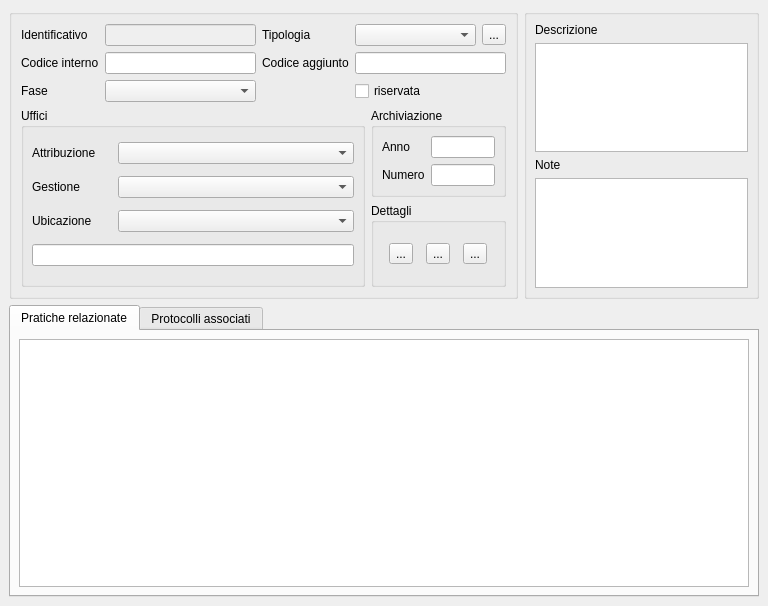
<?xml version="1.0" encoding="UTF-8"?>
<ui version="4.0">
 <class>MainWindow</class>
 <widget class="QMainWindow" name="MainWindow">
  <property name="geometry">
   <rect>
    <x>0</x>
    <y>0</y>
    <width>768</width>
    <height>606</height>
   </rect>
  </property>
  <property name="windowTitle">
   <string>Pratiche</string>
  </property>
  <property name="searchcolumns" stdset="0">
   <string>&gt;idpratica&lt;,&lt;descrizione&gt;</string>
  </property>
  <widget class="QWidget" name="centralwidget">
   <layout class="QGridLayout" name="gridLayout_5">
    <item row="0" column="0">
     <widget class="QGroupBox" name="groupBox_2">
      <property name="minimumSize">
       <size>
        <width>0</width>
        <height>290</height>
       </size>
      </property>
      <property name="maximumSize">
       <size>
        <width>16777215</width>
        <height>290</height>
       </size>
      </property>
      <property name="title">
       <string/>
      </property>
      <layout class="QGridLayout" name="gridLayout_4">
       <item row="0" column="0" colspan="2">
        <layout class="QGridLayout" name="gridLayout_3">
         <item row="0" column="0">
          <widget class="QLabel" name="label">
           <property name="text">
            <string>Identificativo</string>
           </property>
          </widget>
         </item>
         <item row="0" column="1">
          <widget class="QLineEdit" name="lineEdit">
           <property name="enabled">
            <bool>false</bool>
           </property>
           <property name="column" stdset="0">
            <string>idpratica</string>
           </property>
           <property name="search" stdset="0">
            <bool>true</bool>
           </property>
          </widget>
         </item>
         <item row="0" column="2">
          <widget class="QLabel" name="label_4">
           <property name="text">
            <string>Tipologia</string>
           </property>
          </widget>
         </item>
         <item row="0" column="3">
          <layout class="QHBoxLayout" name="horizontalLayout_2">
           <item>
            <widget class="com.axiastudio.pypapi.ui.widgets.PyPaPiComboBox" name="comboBoxTipologia">
             <property name="column" stdset="0">
              <string>tipologiaPratica</string>
             </property>
             <property name="search" stdset="0">
              <bool>true</bool>
             </property>
            </widget>
           </item>
           <item>
            <widget class="QToolButton" name="toolButtonTipologia">
             <property name="text">
              <string>...</string>
             </property>
            </widget>
           </item>
          </layout>
         </item>
         <item row="1" column="0">
          <widget class="QLabel" name="label_5">
           <property name="text">
            <string>Codice interno</string>
           </property>
          </widget>
         </item>
         <item row="1" column="1">
          <widget class="QLineEdit" name="lineEdit_2">
           <property name="text">
            <string/>
           </property>
          </widget>
         </item>
         <item row="1" column="2">
          <widget class="QLabel" name="label_6">
           <property name="text">
            <string>Codice aggiunto</string>
           </property>
          </widget>
         </item>
         <item row="1" column="3">
          <widget class="QLineEdit" name="lineEdit_3"/>
         </item>
         <item row="2" column="0">
          <widget class="QLabel" name="label_7">
           <property name="text">
            <string>Fase</string>
           </property>
          </widget>
         </item>
         <item row="2" column="1">
          <widget class="QComboBox" name="comboBox_2"/>
         </item>
         <item row="2" column="3">
          <widget class="QCheckBox" name="checkBox">
           <property name="text">
            <string>riservata</string>
           </property>
          </widget>
         </item>
        </layout>
       </item>
       <item row="1" column="0" rowspan="2">
        <widget class="QGroupBox" name="groupBox_3">
         <property name="minimumSize">
          <size>
           <width>344</width>
           <height>0</height>
          </size>
         </property>
         <property name="title">
          <string>Uffici</string>
         </property>
         <layout class="QGridLayout" name="gridLayout">
          <property name="margin">
           <number>8</number>
          </property>
          <item row="0" column="0">
           <widget class="QLabel" name="label_8">
            <property name="minimumSize">
             <size>
              <width>80</width>
              <height>0</height>
             </size>
            </property>
            <property name="maximumSize">
             <size>
              <width>80</width>
              <height>16777215</height>
             </size>
            </property>
            <property name="text">
             <string>Attribuzione</string>
            </property>
           </widget>
          </item>
          <item row="0" column="1">
           <widget class="com.axiastudio.pypapi.ui.widgets.PyPaPiComboBox" name="comboBox_3">
            <property name="column" stdset="0">
             <string>attribuzione</string>
            </property>
           </widget>
          </item>
          <item row="1" column="0">
           <widget class="QLabel" name="label_9">
            <property name="minimumSize">
             <size>
              <width>80</width>
              <height>0</height>
             </size>
            </property>
            <property name="maximumSize">
             <size>
              <width>80</width>
              <height>16777215</height>
             </size>
            </property>
            <property name="text">
             <string>Gestione</string>
            </property>
           </widget>
          </item>
          <item row="1" column="1">
           <widget class="com.axiastudio.pypapi.ui.widgets.PyPaPiComboBox" name="comboBox_4">
            <property name="column" stdset="0">
             <string>gestione</string>
            </property>
           </widget>
          </item>
          <item row="2" column="0">
           <widget class="QLabel" name="label_10">
            <property name="minimumSize">
             <size>
              <width>80</width>
              <height>0</height>
             </size>
            </property>
            <property name="maximumSize">
             <size>
              <width>80</width>
              <height>16777215</height>
             </size>
            </property>
            <property name="text">
             <string>Ubicazione</string>
            </property>
           </widget>
          </item>
          <item row="2" column="1">
           <widget class="com.axiastudio.pypapi.ui.widgets.PyPaPiComboBox" name="comboBox_5">
            <property name="column" stdset="0">
             <string>ubicazione</string>
            </property>
           </widget>
          </item>
          <item row="3" column="0" colspan="2">
           <widget class="QLineEdit" name="lineEdit_4">
            <property name="column" stdset="0">
             <string>dettaglioubicazione</string>
            </property>
           </widget>
          </item>
         </layout>
        </widget>
       </item>
       <item row="1" column="1">
        <widget class="QGroupBox" name="groupBox_4">
         <property name="title">
          <string>Archiviazione</string>
         </property>
         <layout class="QGridLayout" name="gridLayout_2">
          <property name="margin">
           <number>8</number>
          </property>
          <item row="0" column="0">
           <widget class="QLabel" name="label_11">
            <property name="text">
             <string>Anno</string>
            </property>
           </widget>
          </item>
          <item row="0" column="1">
           <widget class="QLineEdit" name="lineEdit_5"/>
          </item>
          <item row="1" column="0">
           <widget class="QLabel" name="label_12">
            <property name="text">
             <string>Numero</string>
            </property>
           </widget>
          </item>
          <item row="1" column="1">
           <widget class="QLineEdit" name="lineEdit_6"/>
          </item>
         </layout>
        </widget>
       </item>
       <item row="2" column="1">
        <widget class="QGroupBox" name="groupBox_5">
         <property name="title">
          <string>Dettagli</string>
         </property>
         <layout class="QHBoxLayout" name="horizontalLayout">
          <property name="leftMargin">
           <number>8</number>
          </property>
          <property name="topMargin">
           <number>4</number>
          </property>
          <property name="rightMargin">
           <number>8</number>
          </property>
          <property name="bottomMargin">
           <number>4</number>
          </property>
          <item>
           <widget class="QToolButton" name="toolButton">
            <property name="text">
             <string>...</string>
            </property>
           </widget>
          </item>
          <item>
           <widget class="QToolButton" name="toolButton_2">
            <property name="text">
             <string>...</string>
            </property>
           </widget>
          </item>
          <item>
           <widget class="QToolButton" name="toolButton_3">
            <property name="text">
             <string>...</string>
            </property>
           </widget>
          </item>
         </layout>
        </widget>
       </item>
      </layout>
     </widget>
    </item>
    <item row="0" column="1">
     <widget class="QGroupBox" name="groupBox">
      <property name="minimumSize">
       <size>
        <width>0</width>
        <height>290</height>
       </size>
      </property>
      <property name="maximumSize">
       <size>
        <width>16777215</width>
        <height>290</height>
       </size>
      </property>
      <property name="title">
       <string/>
      </property>
      <layout class="QVBoxLayout" name="verticalLayout_2">
       <property name="margin">
        <number>8</number>
       </property>
       <item>
        <widget class="QLabel" name="label_2">
         <property name="text">
          <string>Descrizione</string>
         </property>
        </widget>
       </item>
       <item>
        <widget class="QTextEdit" name="textEdit">
         <property name="column" stdset="0">
          <string>descrizione</string>
         </property>
         <property name="search" stdset="0">
          <bool>true</bool>
         </property>
        </widget>
       </item>
       <item>
        <widget class="QLabel" name="label_3">
         <property name="text">
          <string>Note</string>
         </property>
        </widget>
       </item>
       <item>
        <widget class="QTextEdit" name="textEdit_2">
         <property name="column" stdset="0">
          <string>note</string>
         </property>
        </widget>
       </item>
      </layout>
     </widget>
    </item>
    <item row="1" column="0" colspan="2">
     <widget class="QTabWidget" name="tabWidget">
      <property name="currentIndex">
       <number>0</number>
      </property>
      <widget class="QWidget" name="tab_2">
       <attribute name="title">
        <string>Pratiche relazionate</string>
       </attribute>
       <layout class="QVBoxLayout" name="verticalLayout_3">
        <property name="margin">
         <number>8</number>
        </property>
        <item>
         <widget class="com.axiastudio.pypapi.ui.widgets.PyPaPiTableView" name="tableView_2">
          <property name="entity" stdset="0">
           <string>.praticaProtocolloCollection</string>
          </property>
          <property name="columns" stdset="0">
           <string>&gt;protocollo&lt;</string>
          </property>
          <property name="reference" stdset="0">
           <string>protocollo</string>
          </property>
         </widget>
        </item>
       </layout>
      </widget>
      <widget class="QWidget" name="tab">
       <attribute name="title">
        <string>Protocolli associati</string>
       </attribute>
       <layout class="QVBoxLayout" name="verticalLayout">
        <property name="margin">
         <number>8</number>
        </property>
        <item>
         <widget class="com.axiastudio.pypapi.ui.widgets.PyPaPiTableView" name="tableView">
          <property name="entity" stdset="0">
           <string>.praticaProtocolloCollection</string>
          </property>
          <property name="columns" stdset="0">
           <string>&gt;protocollo&lt;</string>
          </property>
          <property name="reference" stdset="0">
           <string>protocollo</string>
          </property>
         </widget>
        </item>
       </layout>
      </widget>
     </widget>
    </item>
   </layout>
  </widget>
 </widget>
 <customwidgets>
  <customwidget>
   <class>com.axiastudio.pypapi.ui.widgets.PyPaPiTableView</class>
   <extends>QTableView</extends>
   <header>pypapitableview.h</header>
  </customwidget>
  <customwidget>
   <class>com.axiastudio.pypapi.ui.widgets.PyPaPiComboBox</class>
   <extends>QComboBox</extends>
   <header>pypapicombobox.h</header>
  </customwidget>
 </customwidgets>
 <resources/>
 <connections/>
</ui>
